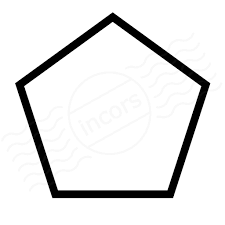
#> input picture pentagon.png, 225 x 225 px
$ python shape.py pentagon.png
#> lines starting #> are read from the running program, lines starting #| are printed output that depends on the picture; after the words box and inside, x2 and y2 are one past the last pixel; in counts of white or black regions, pixels touching at a corner belong together
import cv2 as cv
import numpy as np
import sys

img = cv.imread(sys.argv[1])
#> img is the input picture: shape (225, 225, 3); min 0, max 255, mean 232.5
img = cv.resize(img,(512,512))
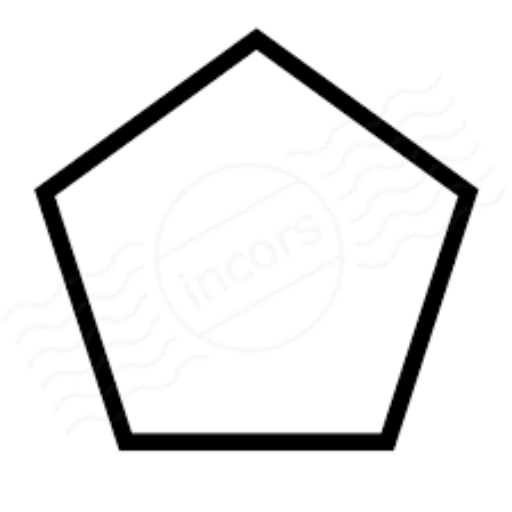
#> img: shape (512, 512, 3); min 0, max 255, mean 232.5
greyImage = cv.cvtColor(img,cv.COLOR_BGR2GRAY)
_ ,thresholdImage  = cv.threshold(greyImage, 240 , 255, cv.CHAIN_APPROX_NONE)
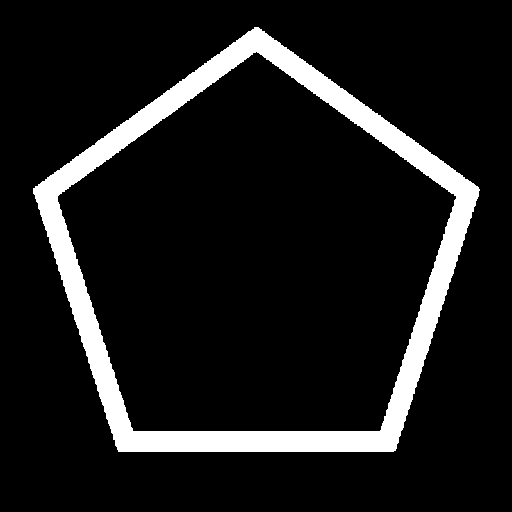
#> thresholdImage: shape (512, 512); 10.5% white; 1 white region
contours , _ = cv.findContours(thresholdImage, cv.RETR_TREE, cv.CHAIN_APPROX_NONE)
#> contours = 2 contours; box (x1, y1, x2, y2) and area: (33, 27, 480, 452) 131342, (57, 51, 457, 432) 105158
i = 0
for contour in contours:
    if i == 0:
      i += 1
      continue
    approx = cv.approxPolyDP(contour, 0.01* cv.arcLength(contour, True), True)
    cv.drawContours(img, [approx], 0, (0, 255, 0), 5)
    x = approx.ravel()[0] - 100
    y = approx.ravel()[1]
    cv.putText( img, "it Has " + str(len(approx)) +' side', (x, y), cv.FONT_HERSHEY_SIMPLEX, 1, (0, 0, 255) )
    print("it Has " + str(len(approx)) +' side')
#> this loop made 2 passes
#> i on pass 1: 1
#> (x, y) on pass 2: (156, 51)
#| it Has 5 side
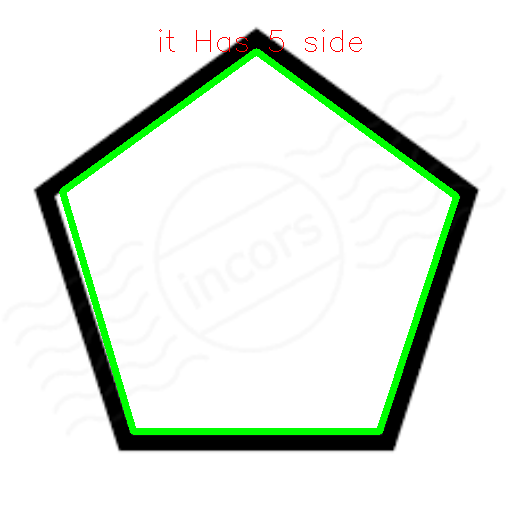
#> img: shape (512, 512, 3); 3.46% of pixels changed, all inside (x1, y1, x2, y2) = (59, 29, 460, 435)
#> after the loop, i = 1
cv.imshow('shapes', img)
Key = cv.waitKey(0)
#> (key Esc is pressed here)
cv.destroyAllWindows()
